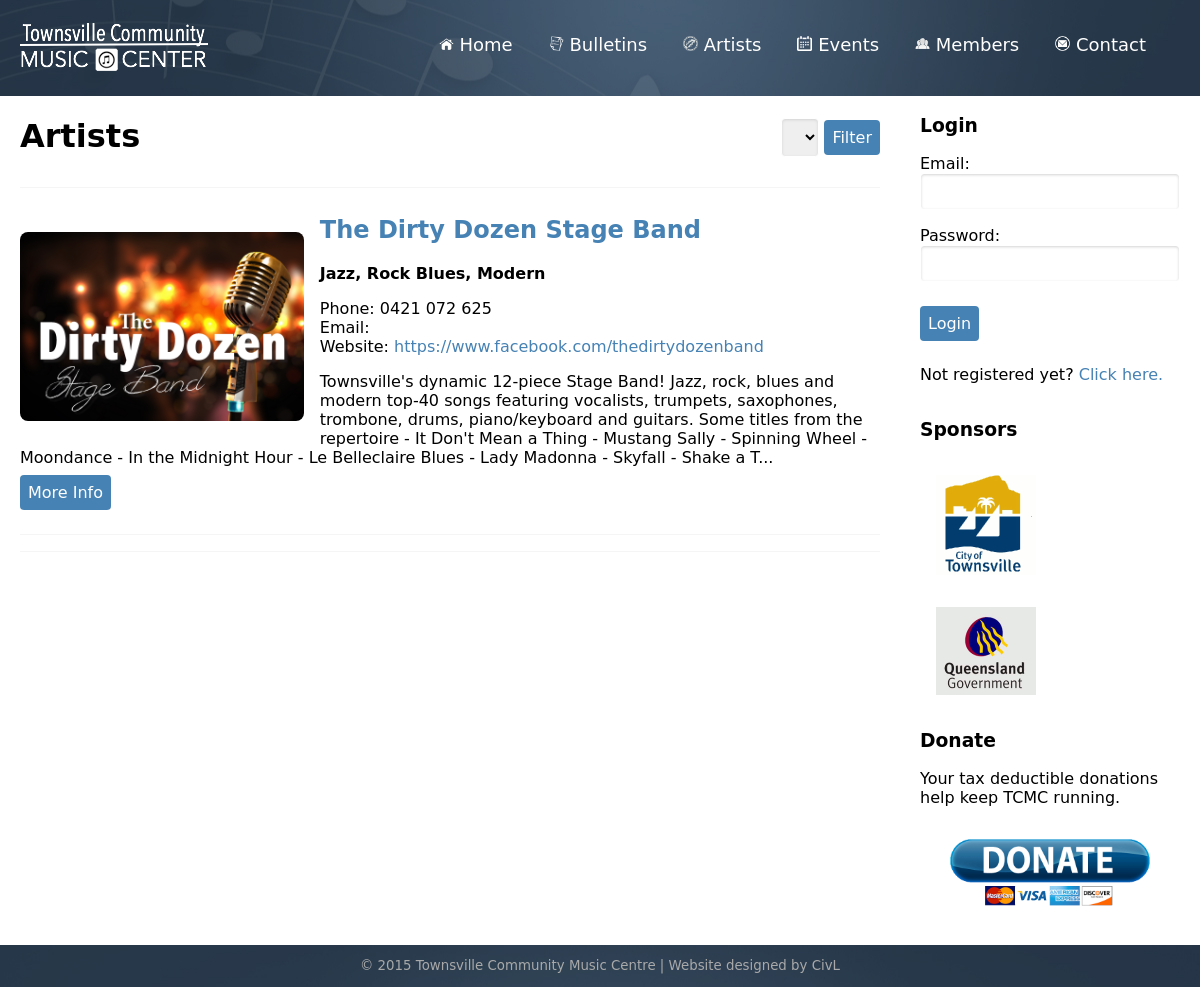
Page /artists.php?category=Quartet on the earlier database version.
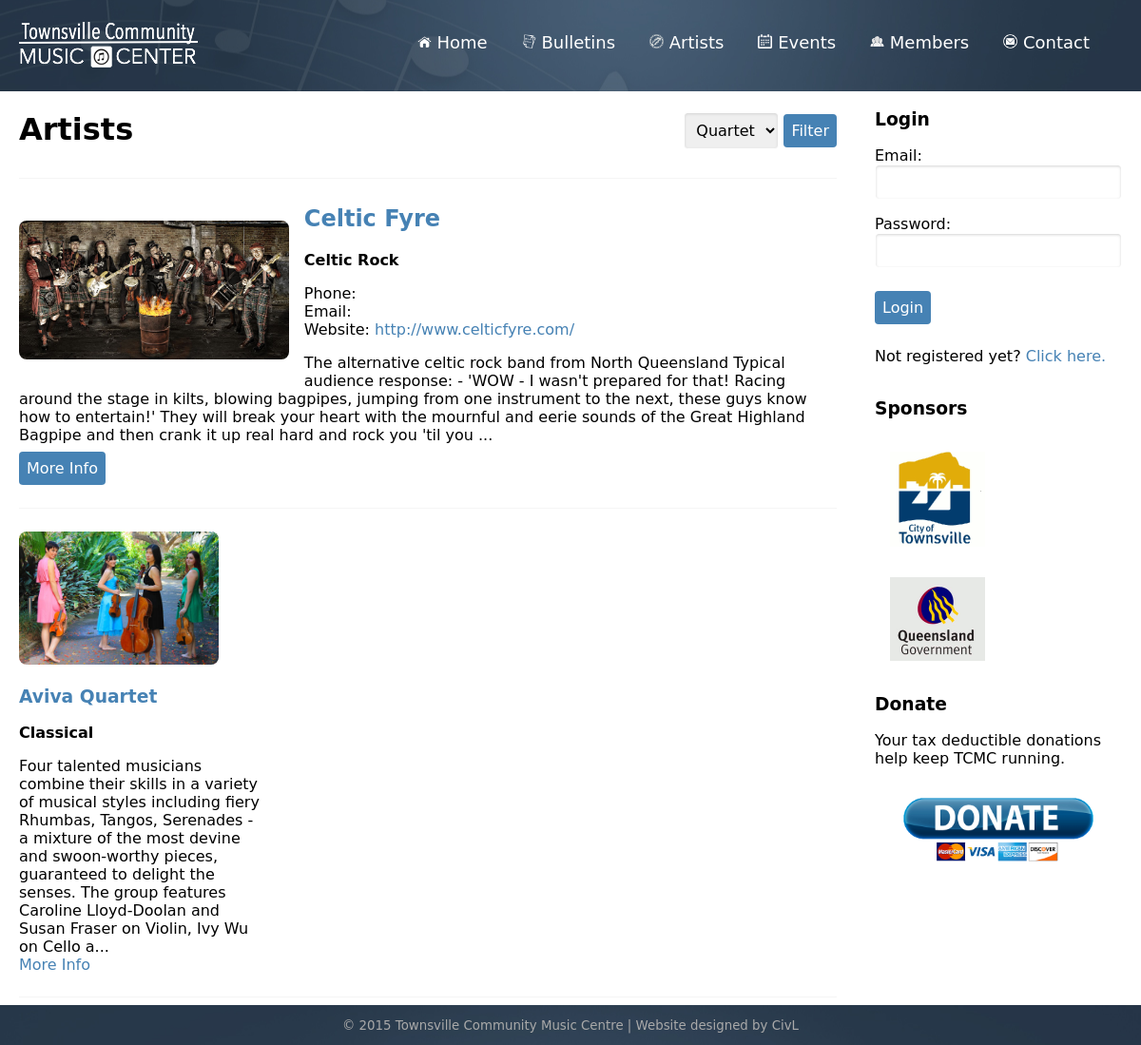
Same page on the later database version.
### tables this page shows
CREATE TABLE "artist" (
  "artist_id" integer NOT NULL PRIMARY KEY AUTOINCREMENT,
  "artist_name" text NOT NULL,
  "artist_category" text NOT NULL,
  "artist_phone" text NOT NULL,
  "artist_email" text NOT NULL,
  "artist_website" text NOT NULL,
  "artist_genre" text NOT NULL,
  "artist_info" text NOT NULL,
  "artist_photo" text NOT NULL,
  "artist_featured" text NOT NULL,
  "user_id" text NOT NULL,
  FOREIGN KEY ("user_id") REFERENCES "user" ("user_id") ON DELETE NO ACTION ON UPDATE NO ACTION
);

CREATE TABLE "settings" (
  "settings_id" integer NOT NULL,
  "artist_categories" text NOT NULL,
  PRIMARY KEY ("settings_id")
);

### artists.php (the view, shortened to what this page needs)
<?php include("header.php"); ?>
        <div class="row">
            <div id="main" class="col wide">
                <div class="row">
                    <div class="col wide">
                        <h1>Artists</h1>
                    </div>
                    <div class="col narrow">
                        <form method="get" action="artists.php" id="artistCategories">
                            <select name="category">
                                <?php
                                include("connectdb.php");
                                $select = $dat->query('select * from settings');
                                $list = $select->fetch(PDO::FETCH_ASSOC);
                                $options = explode(',', $list['artist_categories']);
                                foreach($options as $option){
                                    if (isset($_GET['category']) && $_GET['category'] == $option) {
                                        echo '<option selected>' . $option .'</option>';
                                    } else {
                                        echo '<option>' . $option .'</option>';
                                    }
                                } ?>
                            </select>
                            <button type="submit">Filter</button>
                        </form>
                    </div>
                </div>
                <hr>
                <div class="row">
                    <?php
                    $select = $dat->query('select * from artist where artist_featured = "true"');
                    $featured = $select->fetch(PDO::FETCH_ASSOC);
                    if ($featured) {
                        echo '<div class="col blockFeature">';
                        echo '<img src="' . $featured['artist_photo'] .'">';
                        echo '<a href="artistDetail.php?artist_id='. $featured["artist_id"] .'"><h2>'. $featured['artist_name'] .'</h2></a>';
                        echo '<p><strong>'. $featured["artist_genre"] .'</strong></p>';
                        echo '<p>Phone: '. $featured["artist_phone"] .'<br/>';
                        echo 'Email: '. $featured["artist_email"] .'<br/>';
                        echo 'Website: <a href="'. $featured['artist_website'] .'">'. $featured['artist_website'] .'</a></p>';
                        echo '<p>'. substr($featured["artist_info"], 0, 399) .'...<br/>';
                        echo '<a href="artistDetail.php?artist_id='. $featured['artist_id'] .'"><button>More Info</button></a></p>';
                        echo '<hr></div>';
                    }
                    echo '</div>';
                    if(isset($_GET['category'])) {
                        $sql = 'select * from artist where artist_featured = "false" and artist_category = "'. $_GET['category'] .'"';
                        $sql_count = 'select count(*) from artist where artist_featured = "false" and artist_category = "'. $_GET['category'] .'"';
                    }
                    else {
                        $sql = 'select * from artist where artist_featured = "false"';
                        $sql_count = 'select count(*) from artist where artist_featured = "false"';
                    }
                    $select = $dat->query($sql);
                    $result = $select->fetchAll(PDO::FETCH_ASSOC);
                    $selectLen = $dat->query($sql_count);
                    while($length = $selectLen->fetch()){
                        $myLength =  $length[0];
                    }
                    $count = 1;
                    $pageNumber = 1;
                    $countAll = ($pageNumber * 9) - 9;
                    for($i = ($pageNumber * 9) - 9; $i < $pageNumber * 9; $i++) {
                        if ($countAll < $myLength) {
                            $countAll += 1;
                            if ($count == 1) {
                                echo '<div class="row">';
                            }
                            echo '<div class="col third block">';
                            echo '<a href="artistDetail.php?artist_id=' . $result[$i]["artist_id"] . '"><img src="' . $result[$i]['artist_photo'] . '">';
                            echo '<h3>' . $result[$i]["artist_name"] . '</h3></a>';
                            echo '<p><strong>' . $result[$i]["artist_genre"] . '</strong></p>';
                            echo '<p>' . substr($result[$i]["artist_info"], 0, 299) . '...<br />';
                            echo '<a href="artistDetail.php?artist_id=' . $result[$i]["artist_id"] . '">More Info</a></p>';
                            echo '</div>';
                            $count += 1;
                        }
                    }
                    if ($count != 1) {
                        echo '</div>';
                    }
                    echo '<hr><div class="row"><div class="col">';
                    echo '</div></div>';
                    ?>
            </div>
            <div id="sidebar" class="col narrow">
                <?php include("sidebar.php");?>
            </div>
        </div>
<?php include("footer.php"); ?>

Differences in the rows shown:
no longer on this page (row edited): artist: artist_photo (picture), artist_name "The Dirty Dozen Stage Band", artist_genre "Jazz, Rock Blues, Modern", artist_phone "0421 072 625", artist_website "https://www.facebook.com/thedirtydozenband", artist_info "Townsville's dynamic 12-piece Stage Band! Jazz, rock, blues and modern top-40 songs featuring vocalists, trumpets, saxophones, trombone, drums, piano/keyboard and guitars. Some titles from the repertoire - It Don't Mean a Thing - Mustang Sally - Spinning Wheel - Moondance - In the Midnight Hour - Le Belleclaire Blues - Lady Madonna - Skyfall - Shake a T"
added settings: category "Quartet"
now on this page (row edited): artist: artist_photo (picture), artist_name "Celtic Fyre", artist_genre "Celtic Rock", artist_website "http://www.celticfyre.com/", artist_info "The alternative celtic rock band from North Queensland Typical audience response: - 'WOW - I wasn't prepared for that! Racing around the stage in kilts, blowing bagpipes, jumping from one instrument to the next, these guys know how to entertain!' They will break your heart with the mournful and eerie sounds of the Great Highland Bagpipe and then crank it up real hard and rock you 'til you"
now on this page (row edited): artist: artist_photo (picture), artist_name "Aviva Quartet", artist_genre "Classical", artist_info "Four talented musicians combine their skills in a variety of musical styles including fiery Rhumbas, Tangos, Serenades - a mixture of the most devine and swoon-worthy pieces, guaranteed to delight the senses. The group features Caroline Lloyd-Doolan and Susan Fraser on Violin, Ivy Wu on Cello a"
